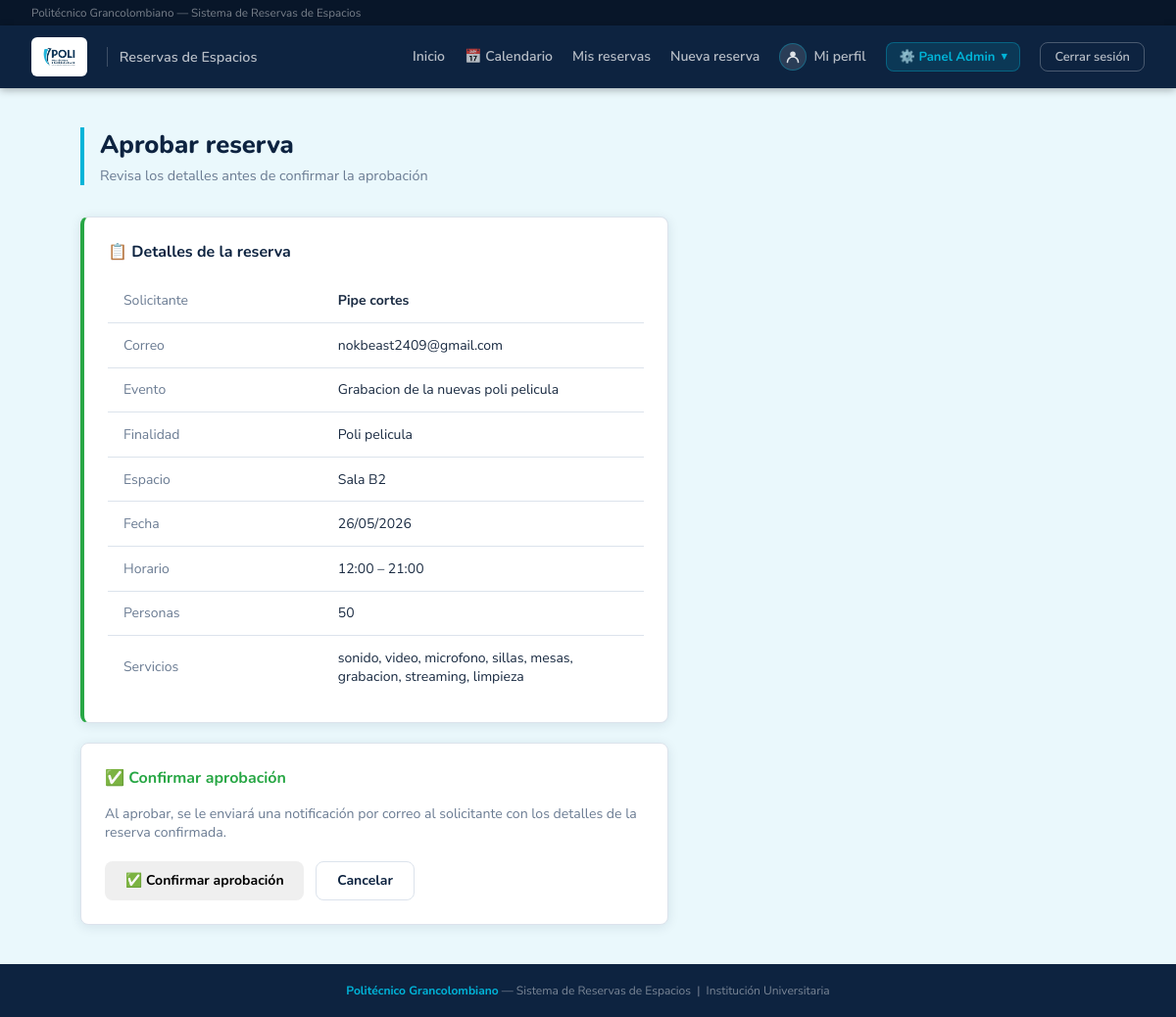
Screenshot of /admin/reservas/14/aprobar (signed in) with the database file from the repository.
### database.py (models this page shows, shortened)
class Usuario(Base):
    __tablename__ = "usuario"
    id         = Column(Integer, primary_key=True, autoincrement=True)
    nombre     = Column(String, nullable=False)
    correo     = Column(String, nullable=False, unique=True)
    contrasena = Column(String, nullable=False)
    rol        = Column(String, nullable=False)  # 'docente' | 'administrativo' | 'externa' | 'admin' | 'logistica'
    activo  = Column(Boolean, default=True, nullable=False)   # False = cuenta desactivada
    strikes = Column(Integer, default=0,    nullable=False)   # Reportes asignados por el admin
    cod_docente  = Column(String,  nullable=True)
    departamento = Column(String,  nullable=True)
    dependencia = Column(String, nullable=True)
    empresa  = Column(String, nullable=True)
    telefono = Column(String, nullable=True)
    reservas = relationship("Reserva", back_populates="usuario", foreign_keys="Reserva.usuario_id")
    sanciones_recibidas = relationship(
        "Sancion",
        foreign_keys="Sancion.usuario_id",
        back_populates="usuario",
    )
    sanciones_aplicadas = relationship(
        "Sancion",
        foreign_keys="Sancion.admin_id",
        back_populates="admin",
    )
    __mapper_args__ = {
        "polymorphic_on": rol,
        "polymorphic_identity": "usuario",
    }

class Docente(Usuario):
    __mapper_args__ = {"polymorphic_identity": "docente"}

class Reserva(Base):
    __tablename__ = "reserva"
    id            = Column(Integer, primary_key=True, autoincrement=True)
    cant_personas = Column(Integer, nullable=False)
    tipo_evento   = Column(String,  nullable=False)
    finalidad     = Column(String,  nullable=True)
    indumentaria          = Column(String, nullable=True)
    servicios_adicionales = Column(String, nullable=True)  # RF-11: sonido, video, sillas, etc.
    justificacion_rechazo = Column(String, nullable=True)  # Razón del rechazo (obligatoria al rechazar)
    fecha        = Column(Date,     nullable=False)
    hora_inicio  = Column(Time,     nullable=False)
    hora_fin     = Column(Time,     nullable=False)
    estado       = Column(String,   nullable=False, default="pendiente")
    usuario_id   = Column(Integer, ForeignKey("usuario.id"), nullable=False)
    logistica_id = Column(Integer, ForeignKey("logistica.id"), nullable=True)
    usuario            = relationship("Usuario",               foreign_keys=[usuario_id], back_populates="reservas")
    logistica          = relationship("PersonalLogistica",     foreign_keys=[logistica_id], back_populates="reservas_logistica")
    espacios           = relationship("Espacio",               secondary=reserva_espacio, back_populates="reservas")
    calificacion       = relationship("Calificacion",          back_populates="reserva", uselist=False)
    personas_externas  = relationship("PersonaExternaReserva", back_populates="reserva",
                                      cascade="all, delete-orphan")
    sanciones          = relationship("Sancion", back_populates="reserva")

class Espacio(Base):
    __tablename__ = "espacio"
    id        = Column(Integer, primary_key=True, autoincrement=True)
    nombre    = Column(String,  nullable=False)
    capacidad = Column(Integer, nullable=False)
    costo_externo = Column(Numeric(12, 2), nullable=True)
    reservas  = relationship("Reserva", secondary=reserva_espacio, back_populates="espacios")

### app.py (the view, shortened to what this page needs)
@app.route("/admin/reservas/<int:rid>/aprobar", methods=["GET", "POST"])
@requiere_login
@requiere_admin
def admin_aprobar_reserva(rid):
    from database import Reserva
    u       = usuario_logueado()
    reserva = db.get(Reserva, rid)
    if not reserva:
        flash("Reserva no encontrada.", "danger")
        return redirect(url_for("admin_reservas"))
    return render_template("admin_aprobar_reserva.html", usuario=u, reserva=reserva)

### app.py (called while the page is built)
@app.after_request
def add_header(response):
    response.headers["Cache-Control"] = "no-cache, no-store, must-revalidate"
    response.headers["Pragma"] = "no-cache"
    response.headers["Expires"] = "0"
    return response

@app.teardown_appcontext
def shutdown_session(exception=None):
    DBSession.remove()

@app.before_request
def refrescar_conexion_db():
    try:
        db.rollback()
    except Exception:
        DBSession.remove()

@app.after_request
def agregar_headers_no_cache(response):
    response.headers["Cache-Control"] = "no-store, no-cache, must-revalidate, max-age=0, post-check=0, pre-check=0"
    response.headers["Pragma"] = "no-cache"
    response.headers["Expires"] = "-1"
    return response

@app.before_request
def limpiar_sesion_al_iniciar():
    if not app.config.get("SESION_LIMPIADA"):
        session.clear()
        app.config["SESION_LIMPIADA"] = True
        _cargar_espacios_predefinidos()

def usuario_logueado():
    uid = session.get("usuario_id")
    if not uid:
        return None
    try:
        return db.get(Usuario, uid)
    except Exception:
        DBSession.remove()
        try:
            return db.get(Usuario, uid)
        except Exception:
            return None

def requiere_login(f):
    from functools import wraps
    @wraps(f)
    def wrapper(*args, **kwargs):
        u = usuario_logueado()
        if not u:
            flash("Debes iniciar sesión primero.", "warning")
            return redirect(url_for("login"))
        if not u.activo:
            session.clear()
            flash("Tu cuenta ha sido desactivada. Contacta al administrador.", "danger")
            return redirect(url_for("login"))
        return f(*args, **kwargs)
    return wrapper

def requiere_admin(f):
    from functools import wraps
    @wraps(f)
    def wrapper(*args, **kwargs):
        u = usuario_logueado()
        if not u or u.rol != "admin":
            flash("No tienes permiso para acceder a esa página.", "danger")
            return redirect(url_for("dashboard"))
        return f(*args, **kwargs)
    return wrapper

### templates/admin_aprobar_reserva.html (shortened to what this page needs)
{% extends "base.html" %}
{% block content %}
<div class="page-header">
  <h1>Aprobar reserva</h1>
  <p>Revisa los detalles antes de confirmar la aprobación</p>
</div>
<div style="max-width:600px;">
  <div class="card" style="margin-bottom:1.25rem; border-left:4px solid var(--success);">
    <div class="card-title">📋 Detalles de la reserva</div>
    <table>
      <tr><td style="color:var(--muted); width:40%;">Solicitante</td><td><strong>{{ reserva.usuario.nombre }}</strong></td></tr>
      <tr><td style="color:var(--muted);">Correo</td><td>{{ reserva.usuario.correo }}</td></tr>
      <tr><td style="color:var(--muted);">Evento</td><td>{{ reserva.tipo_evento }}</td></tr>
      <tr><td style="color:var(--muted);">Finalidad</td><td>{{ reserva.finalidad }}</td></tr>
      <tr><td style="color:var(--muted);">Espacio</td><td>{% for e in reserva.espacios %}{{ e.nombre }}{% endfor %}</td></tr>
      <tr><td style="color:var(--muted);">Fecha</td><td>{{ reserva.fecha.strftime('%d/%m/%Y') }}</td></tr>
      <tr><td style="color:var(--muted);">Horario</td><td>{{ reserva.hora_inicio.strftime('%H:%M') }} – {{ reserva.hora_fin.strftime('%H:%M') }}</td></tr>
      <tr><td style="color:var(--muted);">Personas</td><td>{{ reserva.cant_personas }}</td></tr>
      {% if reserva.servicios_adicionales %}
      <tr><td style="color:var(--muted);">Servicios</td><td>{{ reserva.servicios_adicionales }}</td></tr>
      {% endif %}
    </table>
  </div>
  <div class="card">
    <div class="card-title" style="color:var(--success);">✅ Confirmar aprobación</div>
    <p style="font-size:.88rem; color:var(--muted); margin-bottom:1.25rem;">
      Al aprobar, se le enviará una notificación por correo al solicitante con los detalles de la reserva confirmada.
    </p>
    <form method="POST">
      <div style="display:flex; gap:.75rem;">
        <button type="submit" class="btn btn-success">✅ Confirmar aprobación</button>
        <a href="{{ url_for('admin_reservas') }}" class="btn btn-secondary">Cancelar</a>
      </div>
    </form>
  </div>
</div>
{% endblock %}

### templates/base.html (style rules this page uses)
:root { --navy: #0d2340; --navy-dark: #081629; --navy-mid: #123060; --cyan: #00b4d8; --cyan-dark: #0096b4; --cyan-light:#e0f7fc; --white: #ffffff; --gray-bg: #eaf8fc; --border: #dce3ec; --text: #1a2b42; --muted: #6b7c93; --success: #28a745; --danger: #dc3545; --warning: #e6a817; --radius: 8px; --shadow: 0 2px 12px rgba(13,35,64,.10); }
*, *::before, *::after { box-sizing: border-box; margin: 0; padding: 0; }
body { font-family: 'Nunito Sans', sans-serif; background: var(--gray-bg); color: var(--text); min-height: 100vh; display: flex; flex-direction: column; }
a { color: var(--cyan-dark); text-decoration: none; }
.page-header { margin-bottom: 2rem; border-left: 4px solid var(--cyan); padding-left: 1rem; }
.page-header h1 { font-size: 1.6rem; font-weight: 800; font-family: 'Nunito', sans-serif; color: var(--navy); }
.page-header p { color: var(--muted); font-size: .9rem; margin-top: .3rem; }
.card { background: var(--white); border: 1px solid var(--border); border-radius: var(--radius); padding: 1.5rem; box-shadow: var(--shadow); }
.card-title { font-size: 1rem; font-weight: 700; font-family: 'Nunito', sans-serif; color: var(--navy); margin-bottom: 1rem; display: flex; align-items: center; gap: .5rem; }
.btn { display: inline-flex; align-items: center; gap: .4rem; padding: .6rem 1.3rem; border-radius: var(--radius); font-family: 'Nunito', sans-serif; font-size: .875rem; font-weight: 700; cursor: pointer; border: none; transition: all .18s; }
.btn-secondary { background: var(--white); color: var(--navy); border: 1.5px solid var(--border); }
table { width: 100%; border-collapse: collapse; font-size: .875rem; }
td { padding: .8rem 1rem; border-bottom: 1px solid var(--border); }
tr:last-child td { border-bottom: none; }

### rows the page displays
Docente: usuario.nombre "Pipe cortes", usuario.correo "nokbeast2409@gmail.com"
Reserva: tipo_evento "Grabacion de la nuevas poli pelicula", finalidad "Poli pelicula", fecha "26/05/2026", hora_inicio "12:00", hora_fin "21:00", cant_personas "50", servicios_adicionales "sonido, video, microfono, sillas, mesas, grabacion, streaming, limpieza"
Espacio: nombre "Sala B2"
